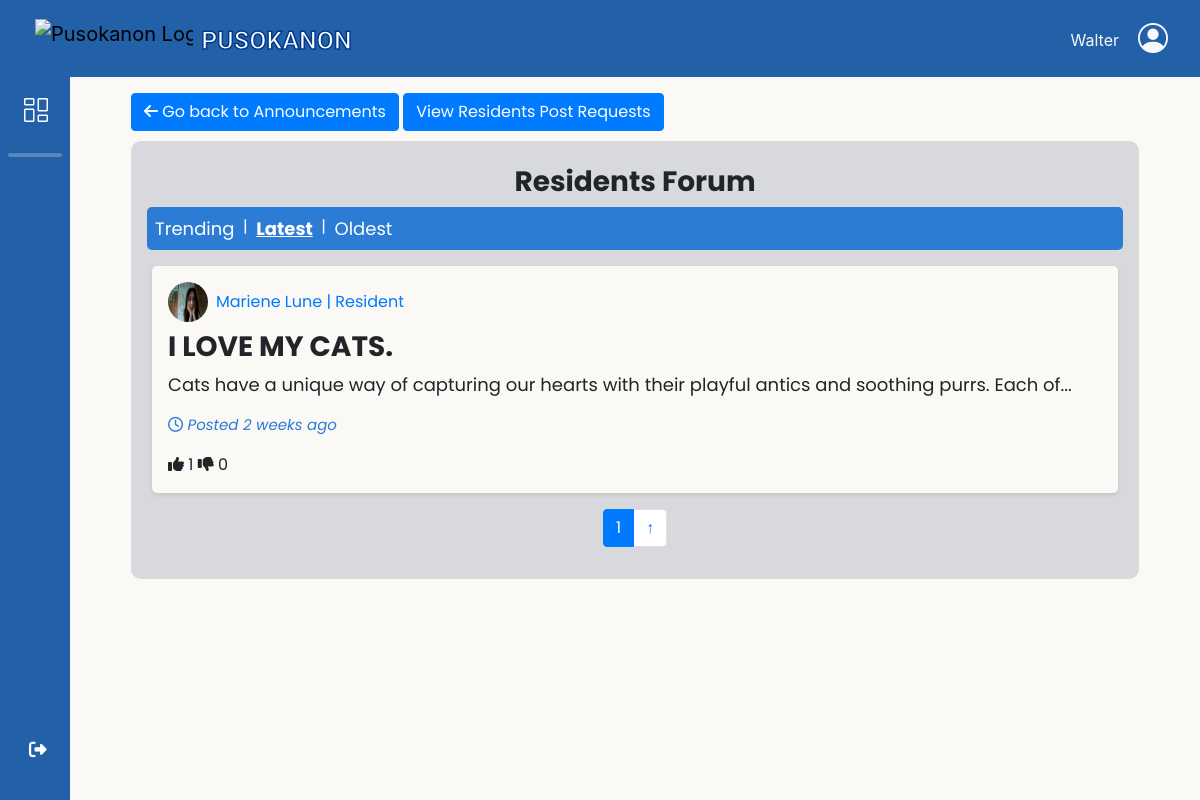
Page /adminbejo/Residents-Forum.php?sort=latest (signed in) on the committed database.
### tables this page shows
CREATE TABLE `user_posts` (
  `post_id` int(11) NOT NULL,
  `res_id` int(11) NOT NULL,
  `title` varchar(255) NOT NULL,
  `content` text NOT NULL,
  `created_at` timestamp NOT NULL DEFAULT current_timestamp(),
  `upvotes` int(11) NOT NULL DEFAULT 0,
  `downvotes` int(11) NOT NULL DEFAULT 0,
  `approval_status` enum('pending','approved','rejected','resubmitted') NOT NULL DEFAULT 'pending',
  `rejection_reason` text DEFAULT NULL,
  `approved_by` int(11) DEFAULT NULL
);

CREATE TABLE `resident_users` (
  `res_ID` int(11) NOT NULL,
  `res_fname` varchar(50) NOT NULL,
  `res_lname` varchar(50) NOT NULL,
  `res_midname` varchar(50) NOT NULL,
  `res_suffix` varchar(10) DEFAULT NULL,
  `gender` varchar(10) NOT NULL,
  `birth_date` date NOT NULL,
  `civil_status` varchar(20) NOT NULL,
  `citizenship` varchar(30) NOT NULL,
  `place_birth` varchar(100) NOT NULL,
  `contact_no` varchar(13) NOT NULL,
  `res_email` varchar(100) NOT NULL,
  `addr_sitio` varchar(50) NOT NULL,
  `res_password` varchar(100) NOT NULL,
  `profile_picture` varchar(200) DEFAULT NULL,
  `registered_voter` varchar(15) NOT NULL,
  `userRole_id` int(11) NOT NULL,
  `verification_image` varchar(128) DEFAULT NULL,
  `register_at` datetime NOT NULL DEFAULT current_timestamp(),
  `reset_token_hash` varchar(64) DEFAULT NULL,
  `reset_token_expires_at` datetime DEFAULT NULL,
  `account_active_status` varchar(16) NOT NULL DEFAULT 'Unregistered'
);

### db/DBconn.php (called while the page is built, shortened)
<?php
function fetchResidentPosts($pdo, $sort, $offset, $postsPerPage) {
    switch ($sort) {
        case 'latest':
            $orderBy = "p.created_at DESC";
            break;
    }
    $query = "SELECT p.*, ru.res_fname, ru.res_lname, ru.profile_picture
              FROM user_posts p
              JOIN resident_users ru ON p.res_id = ru.res_ID
              WHERE p.approval_status = 'approved'
              ORDER BY $orderBy
              LIMIT :offset, :postsPerPage";
    $stmt = $pdo->prepare($query);
    $stmt->bindParam(':offset', $offset, PDO::PARAM_INT);
    $stmt->bindParam(':postsPerPage', $postsPerPage, PDO::PARAM_INT);
    $stmt->execute();
    return $stmt->fetchAll();
}
function getTotalResidentPosts($pdo) {
    $query = "  SELECT COUNT(*)
                FROM user_posts
                WHERE approval_status = 'approved'";
    return $pdo->query($query)->fetchColumn();
}

### adminbejo/Residents-Forum.php (the view, shortened to what this page needs)
<?php
include 'headerAdmin.php';
include '../db/DBconn.php';
$sort = isset($_GET['sort']) ? $_GET['sort'] : 'trending';
$page = isset($_GET['page']) ? (int)$_GET['page'] : 1;
$postsPerPage = 5;
$offset = ($page - 1) * $postsPerPage;
$posts = fetchResidentPosts($pdo, $sort, $offset, $postsPerPage);
$totalPosts = getTotalResidentPosts($pdo);
$totalPages = ceil($totalPosts / $postsPerPage);
function time_elapsed_string($datetime, $full = false) {
    $now = new DateTime;
    $ago = new DateTime($datetime);
    $diff = $now->diff($ago);
    $diff->w = floor($diff->d / 7);
    $diff->d -= $diff->w * 7;
    $string = array(
        'y' => 'year',
        'm' => 'month',
        'w' => 'week',
        'd' => 'day',
        'h' => 'hour',
        'i' => 'minute',
        's' => 'second',
    );
    foreach ($string as $k => &$v) {
        if ($diff->$k) {
            $v = $diff->$k . ' ' . $v . ($diff->$k > 1 ? 's' : '');
        } else {
            unset($string[$k]);
        }
    }
    if (!$full) $string = array_slice($string, 0, 1);
    return $string ? implode(', ', $string) . ' ago' : 'just now';
}
?>
<link rel="stylesheet" href="css/Post-Announcements.css">
<div class="container fluid d-flex justify-content-center">
    <section class="main">
        <a href="Post-Announcements.php">
            <button class="btn btn-primary"><i class="fa-solid fa-arrow-left"></i> Go back to Announcements</button>
        </a>
        <a href="Manage-Posts.php">
            <button class="btn btn-primary">View Residents Post Requests</button>
        </a>
        <div class="row">
            <div class="col-12">
                <div class="Posts p-3">
                    <h3 class="m-2 text-center">Residents Forum</h3>
                    <div class="sort-container px-2 py-2">
                        <a href="?sort=trending" class="trending-button <?php echo $sort === 'trending' ? 'active' : ''; ?>">Trending</a>  &nbsp; | &nbsp;
                        <a href="?sort=latest" class="latest-button <?php echo $sort === 'latest' ? 'active' : ''; ?>">Latest</a>  &nbsp; | &nbsp;
                        <a href="?sort=oldest" class="oldest-button <?php echo $sort === 'oldest' ? 'active' : ''; ?>">Oldest</a>
                    </div>
                    <?php if (!empty($posts)): ?>
                        <?php foreach ($posts as $post): ?>
                            <a href="Residents-Post.php?id=<?php echo $post['post_id']; ?>&ref=res-forum">
                                <div class="Post position-relative  my-3 px-3 py-3">
                                    <div class="post-header d-flex align-items-center mb-2">
                                        <img src="<?php echo $post['profile_picture'] ? '../db/ProfilePictures/' . htmlspecialchars($post['profile_picture']) : '../PicturesNeeded/blank_profile.png'; ?>" alt="Profile Picture" class="profile-picture mr-2" style="width: 40px; height: 40px; border-radius: 50%;">
                                        <span class="poster-name"><?php echo htmlspecialchars($post['res_fname'] . ' ' . $post['res_lname']); ?> | Resident</span>
                                    </div>
                                    <h3 class="fw-bold"><?php echo htmlspecialchars($post['title']); ?></h3>
                                    <p><?php echo substr(htmlspecialchars($post['content']), 0, 100) . '...'; ?></p>
                                    <p class="posted"><i class="far fa-clock"></i> Posted <?php echo time_elapsed_string($post['created_at']); ?></p>
                                    <div >
                                        <i class="fa-solid fa-thumbs-up reactions"></i>
                                        <span class="reactions"><?php echo $post['upvotes']; ?></span>
                                        <i class="fa-solid fa-thumbs-down reactions"></i>
                                        <span class="reactions"><?php echo $post['downvotes']; ?></span>
                                    </div>
                                </div>
                            </a>
                        <?php endforeach; ?>
                    <?php else: ?>
                        <p class="no-post-message">There are no posts yet.</p>
                    <?php endif; ?>
                    <nav aria-label="Post page navigation">
                        <ul class="pagination justify-content-center">
                            <?php for ($i = max(1, $page - 2); $i <= min($totalPages, $page + 2); $i++): ?>
                                <li class="page-item <?php echo $i === $page ? 'active' : ''; ?>">
                                    <a class="page-link" href="?sort=<?php echo $sort; ?>&page=<?php echo $i; ?>">
                                        <?php echo $i; ?>
                                    </a>
                                </li>
                            <?php endfor; ?>
                            <li class="page-item">
                                <a class="page-link" href="#" onclick="window.scrollTo(0, 0); return false;" aria-label="Scroll to top">
                                    <span aria-hidden="true">↑</span>
                                </a>
                            </li>
                        </ul>
                    </nav>
                </div>
            </div>
        </div>
    </section>
</div>
<?php include 'footerAdmin.php'; ?>

### adminbejo/css/headerADstyle.css (style rules this page uses)
body { height: 100%; margin-top: 77px; background-color: #FAF9F6; }
a { text-decoration: none; }
li { list-style: none; }
.main { width: 100%; overflow: hidden; transition: all 0.35s ease-in-out; background-color: #FAF9F6; flex-wrap: wrap; justify-content: space-between; padding: 1rem; position: relative; }

### adminbejo/css/Post-Announcements.css (style rules this page uses)
.main { margin-left: 70px; justify-content: center; }
.Posts { margin: 10px 0px; padding: 10px; background-color: #D7D9DC; border-radius: 10px; }
.Post { margin: 5px; padding: 5px; background-color: #FAF9F6; border-radius: 5px; box-shadow: 0 2px 4px rgba(0, 0, 0, 0.1); }
.sort-container { width: 100%; display: flex; background-color: #2C7BD5; color: white; border-radius: 5px; }
.trending-button, .latest-button, .oldest-button { color: white; font-size: 18px; }
.trending-button.active, .latest-button.active, .oldest-button.active { text-decoration: underline; font-weight: bold; }
.post-title, .post-content, .posted { cursor: pointer; }
h3, h5, h2, p { color: #212529; }
h3, h2 { font-weight: bold; }
p { font-size: 18px; }
.posted { color: #2C7BD5; font-size: 15px; font-style: italic; }
.reactions { color: #212529 }

### rows in the picture
user_posts: res.profile_picture (picture), res.res_lname "Mariene Lune", title "I LOVE MY CATS.", content "Cats have a unique way of capturing our hearts with their playful antics and soothing purrs. Each of", created_at "2 weeks ago", upvotes "1", downvotes "0"

### other values in the picture
$_SESSION['staff_fname'] "Walter"
